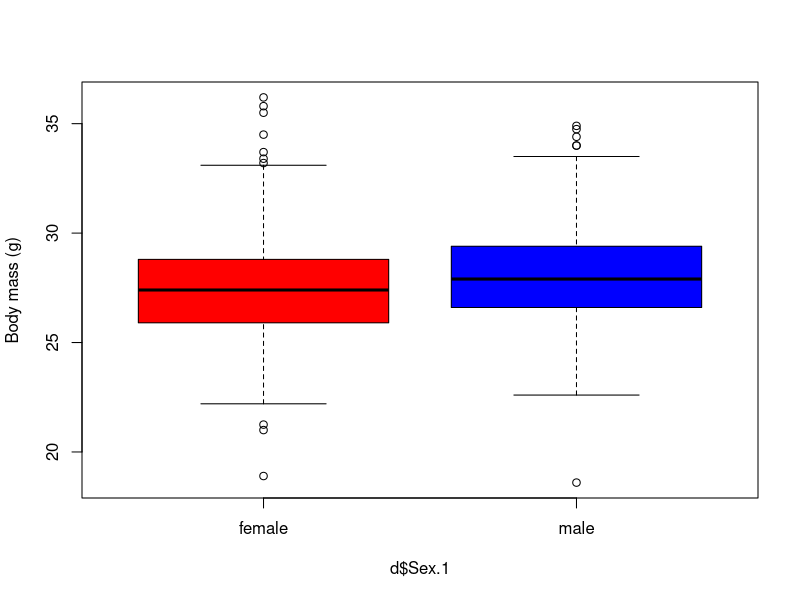

Write R code to recreate this figure.
#pdf5
rm(list = ls())

d<-read.table("../Data/SparrowSize.txt", header=TRUE) 
boxplot(d$Mass~d$Sex.1, col = c("red", "blue"), ylab="Body mass (g)")
t.test1 <- t.test(d$Mass~d$Sex.1)
t.test1
d1<-as.data.frame(head(d, 50))
length(d1$Mass)
t.test2 <- t.test(d1$Mass~d1$Sex) 
t.test2

d2 <- subset(d, d$Year==2001)
t.test(d$Tarsus ~d$Sex.1, na.rm = TRUE)

t.test(d2$Wing, mu = mean(d$Wing, na.rm = TRUE), na.rm = TRUE)

t.test(d2$Wing ~ d2$Sex.1, na.rm = TRUE)

t.test(d$Wing~ d$Sex.1, na.rm = TRUE)
